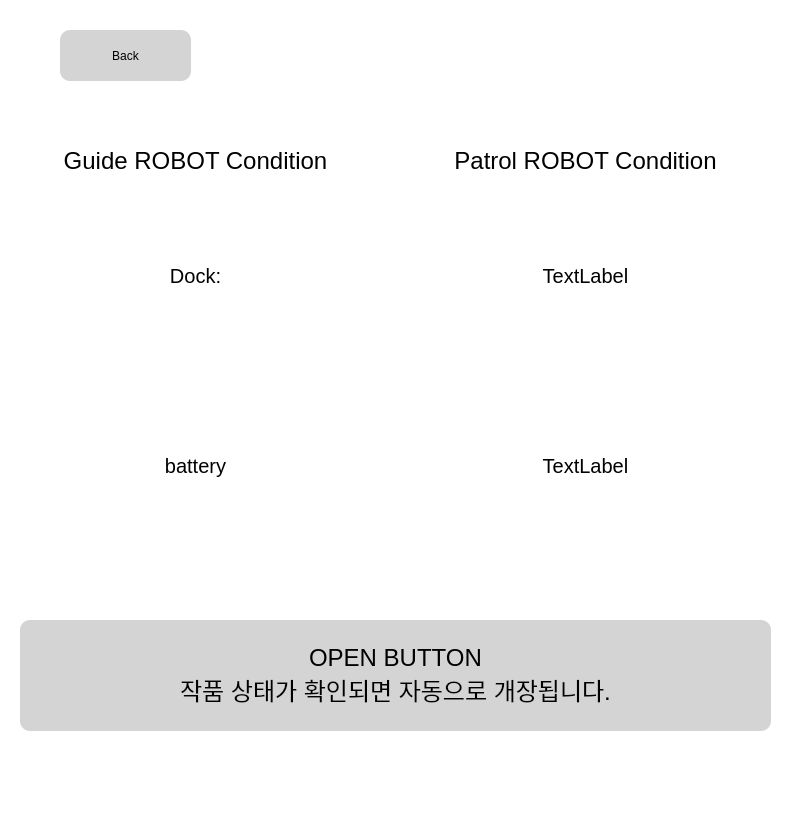
<?xml version="1.0" encoding="UTF-8"?>
<ui version="4.0">
 <class>MainWindow</class>
 <widget class="QMainWindow" name="MainWindow">
  <property name="geometry">
   <rect>
    <x>0</x>
    <y>0</y>
    <width>792</width>
    <height>823</height>
   </rect>
  </property>
  <property name="windowTitle">
   <string>MainWindow</string>
  </property>
  <property name="styleSheet">
   <string notr="true">background-color: rgb(255, 255, 255);</string>
  </property>
  <widget class="QWidget" name="centralwidget">
   <widget class="QStackedWidget" name="stackedWidget">
    <property name="geometry">
     <rect>
      <x>0</x>
      <y>80</y>
      <width>791</width>
      <height>691</height>
     </rect>
    </property>
    <property name="styleSheet">
     <string notr="true"/>
    </property>
    <property name="currentIndex">
     <number>0</number>
    </property>
    <widget class="QWidget" name="page01_start">
     <widget class="QPushButton" name="open_btn">
      <property name="geometry">
       <rect>
        <x>20</x>
        <y>540</y>
        <width>751</width>
        <height>111</height>
       </rect>
      </property>
      <property name="font">
       <font>
        <pointsize>18</pointsize>
       </font>
      </property>
      <property name="styleSheet">
       <string notr="true">QPushButton{
	background-color: rgb(212, 212, 212);
	border: none;
	border-radius: 10px;
}

QPushButton:hover{
	background-color: rgb(222, 222, 222);

}
QPushButton:pressed{
	background-color: rgb(180, 180, 180);

}</string>
      </property>
      <property name="text">
       <string>OPEN BUTTON
작품 상태가 확인되면 자동으로 개장됩니다.</string>
      </property>
     </widget>
     <widget class="QLabel" name="guidebot_info_label">
      <property name="geometry">
       <rect>
        <x>20</x>
        <y>60</y>
        <width>351</width>
        <height>41</height>
       </rect>
      </property>
      <property name="font">
       <font>
        <pointsize>18</pointsize>
       </font>
      </property>
      <property name="text">
       <string>Guide ROBOT Condition</string>
      </property>
      <property name="alignment">
       <set>Qt::AlignCenter</set>
      </property>
     </widget>
     <widget class="QLabel" name="petrolbot_info_label">
      <property name="geometry">
       <rect>
        <x>410</x>
        <y>60</y>
        <width>351</width>
        <height>41</height>
       </rect>
      </property>
      <property name="font">
       <font>
        <pointsize>18</pointsize>
       </font>
      </property>
      <property name="text">
       <string>Patrol ROBOT Condition</string>
      </property>
      <property name="alignment">
       <set>Qt::AlignCenter</set>
      </property>
     </widget>
     <widget class="QLabel" name="guidebot_dock">
      <property name="geometry">
       <rect>
        <x>20</x>
        <y>120</y>
        <width>351</width>
        <height>151</height>
       </rect>
      </property>
      <property name="font">
       <font>
        <pointsize>15</pointsize>
       </font>
      </property>
      <property name="text">
       <string>Dock:</string>
      </property>
      <property name="alignment">
       <set>Qt::AlignCenter</set>
      </property>
     </widget>
     <widget class="QLabel" name="guidebot_bat">
      <property name="geometry">
       <rect>
        <x>20</x>
        <y>300</y>
        <width>351</width>
        <height>171</height>
       </rect>
      </property>
      <property name="font">
       <font>
        <pointsize>15</pointsize>
       </font>
      </property>
      <property name="text">
       <string>battery</string>
      </property>
      <property name="alignment">
       <set>Qt::AlignCenter</set>
      </property>
     </widget>
     <widget class="QLabel" name="patrolbot_dock">
      <property name="geometry">
       <rect>
        <x>410</x>
        <y>120</y>
        <width>351</width>
        <height>151</height>
       </rect>
      </property>
      <property name="font">
       <font>
        <pointsize>15</pointsize>
       </font>
      </property>
      <property name="text">
       <string>TextLabel</string>
      </property>
      <property name="alignment">
       <set>Qt::AlignCenter</set>
      </property>
     </widget>
     <widget class="QLabel" name="patrolbot_bat">
      <property name="geometry">
       <rect>
        <x>410</x>
        <y>300</y>
        <width>351</width>
        <height>171</height>
       </rect>
      </property>
      <property name="font">
       <font>
        <pointsize>15</pointsize>
       </font>
      </property>
      <property name="text">
       <string>TextLabel</string>
      </property>
      <property name="alignment">
       <set>Qt::AlignCenter</set>
      </property>
     </widget>
    </widget>
    <widget class="QWidget" name="page02_barcode">
     <widget class="QLabel" name="barcode_cam_label">
      <property name="geometry">
       <rect>
        <x>70</x>
        <y>20</y>
        <width>640</width>
        <height>480</height>
       </rect>
      </property>
      <property name="font">
       <font>
        <pointsize>18</pointsize>
       </font>
      </property>
      <property name="styleSheet">
       <string notr="true">border-width : 10px;
border-radius: 5px;
border-color: rgb(115, 135, 173);

</string>
      </property>
      <property name="text">
       <string>Barcode Label</string>
      </property>
      <property name="alignment">
       <set>Qt::AlignCenter</set>
      </property>
     </widget>
     <widget class="QLabel" name="barcode_info_label">
      <property name="geometry">
       <rect>
        <x>140</x>
        <y>500</y>
        <width>531</width>
        <height>181</height>
       </rect>
      </property>
      <property name="font">
       <font>
        <pointsize>15</pointsize>
       </font>
      </property>
      <property name="text">
       <string>Barcode Info</string>
      </property>
      <property name="alignment">
       <set>Qt::AlignCenter</set>
      </property>
     </widget>
    </widget>
    <widget class="QWidget" name="page03_description">
     <widget class="QLabel" name="piece_img">
      <property name="geometry">
       <rect>
        <x>70</x>
        <y>10</y>
        <width>640</width>
        <height>480</height>
       </rect>
      </property>
      <property name="font">
       <font>
        <pointsize>18</pointsize>
       </font>
      </property>
      <property name="text">
       <string>TextLabel</string>
      </property>
      <property name="alignment">
       <set>Qt::AlignCenter</set>
      </property>
     </widget>
     <widget class="QLabel" name="description_label">
      <property name="geometry">
       <rect>
        <x>70</x>
        <y>510</y>
        <width>641</width>
        <height>171</height>
       </rect>
      </property>
      <property name="font">
       <font>
        <pointsize>18</pointsize>
       </font>
      </property>
      <property name="text">
       <string>__ 작품 이동중</string>
      </property>
      <property name="alignment">
       <set>Qt::AlignCenter</set>
      </property>
     </widget>
    </widget>
    <widget class="QWidget" name="page04_exit_webcam">
     <widget class="QLabel" name="webcam_label">
      <property name="geometry">
       <rect>
        <x>70</x>
        <y>10</y>
        <width>640</width>
        <height>480</height>
       </rect>
      </property>
      <property name="font">
       <font>
        <pointsize>18</pointsize>
       </font>
      </property>
      <property name="text">
       <string>exit webcam</string>
      </property>
      <property name="alignment">
       <set>Qt::AlignCenter</set>
      </property>
     </widget>
     <widget class="QLabel" name="condition_exit_label">
      <property name="geometry">
       <rect>
        <x>70</x>
        <y>500</y>
        <width>641</width>
        <height>181</height>
       </rect>
      </property>
      <property name="font">
       <font>
        <pointsize>18</pointsize>
       </font>
      </property>
      <property name="text">
       <string>BOOL</string>
      </property>
      <property name="alignment">
       <set>Qt::AlignCenter</set>
      </property>
     </widget>
    </widget>
    <widget class="QWidget" name="page05_final">
     <widget class="QLabel" name="db_label">
      <property name="geometry">
       <rect>
        <x>40</x>
        <y>90</y>
        <width>681</width>
        <height>501</height>
       </rect>
      </property>
      <property name="font">
       <font>
        <pointsize>18</pointsize>
       </font>
      </property>
      <property name="text">
       <string>통계 - DB 연동 및 robots condition</string>
      </property>
      <property name="alignment">
       <set>Qt::AlignCenter</set>
      </property>
     </widget>
     <widget class="QPushButton" name="close_btn">
      <property name="geometry">
       <rect>
        <x>40</x>
        <y>600</y>
        <width>321</width>
        <height>91</height>
       </rect>
      </property>
      <property name="font">
       <font>
        <pointsize>18</pointsize>
       </font>
      </property>
      <property name="styleSheet">
       <string notr="true">QPushButton{
	background-color: rgb(212, 212, 212);
	border: none;
	border-radius: 10px;
}

QPushButton:hover{
	background-color: rgb(222, 222, 222);

}
QPushButton:pressed{
	background-color: rgb(180, 180, 180);

}</string>
      </property>
      <property name="text">
       <string>폐장</string>
      </property>
     </widget>
     <widget class="QLabel" name="final_info_label">
      <property name="geometry">
       <rect>
        <x>120</x>
        <y>20</y>
        <width>521</width>
        <height>51</height>
       </rect>
      </property>
      <property name="font">
       <font>
        <pointsize>18</pointsize>
       </font>
      </property>
      <property name="text">
       <string>통계 - DB 연동 및 robots condition</string>
      </property>
      <property name="alignment">
       <set>Qt::AlignCenter</set>
      </property>
     </widget>
     <widget class="QPushButton" name="restart_btn">
      <property name="geometry">
       <rect>
        <x>400</x>
        <y>600</y>
        <width>321</width>
        <height>91</height>
       </rect>
      </property>
      <property name="font">
       <font>
        <pointsize>18</pointsize>
       </font>
      </property>
      <property name="styleSheet">
       <string notr="true">QPushButton{
	background-color: rgb(212, 212, 212);
	border: none;
	border-radius: 10px;
}

QPushButton:hover{
	background-color: rgb(222, 222, 222);

}
QPushButton:pressed{
	background-color: rgb(180, 180, 180);

}</string>
      </property>
      <property name="text">
       <string>재개시</string>
      </property>
     </widget>
     <widget class="QPushButton" name="chart_btn">
      <property name="geometry">
       <rect>
        <x>650</x>
        <y>50</y>
        <width>101</width>
        <height>31</height>
       </rect>
      </property>
      <property name="styleSheet">
       <string notr="true">QPushButton{
	background-color: rgb(212, 212, 212);
	border: none;
	border-radius: 10px;
}

QPushButton:hover{
	background-color: rgb(222, 222, 222);

}
QPushButton:pressed{
	background-color: rgb(180, 180, 180);

}</string>
      </property>
      <property name="text">
       <string>Chart</string>
      </property>
     </widget>
    </widget>
   </widget>
   <widget class="QPushButton" name="back_btn">
    <property name="geometry">
     <rect>
      <x>60</x>
      <y>30</y>
      <width>131</width>
      <height>51</height>
     </rect>
    </property>
    <property name="styleSheet">
     <string notr="true">QPushButton{
	background-color: rgb(212, 212, 212);
	border: none;
	border-radius: 10px;
}

QPushButton:hover{
	background-color: rgb(222, 222, 222);

}
QPushButton:pressed{
	background-color: rgb(180, 180, 180);

}</string>
    </property>
    <property name="text">
     <string>Back</string>
    </property>
   </widget>
  </widget>
  <widget class="QMenuBar" name="menubar">
   <property name="geometry">
    <rect>
     <x>0</x>
     <y>0</y>
     <width>792</width>
     <height>22</height>
    </rect>
   </property>
  </widget>
  <widget class="QStatusBar" name="statusbar"/>
 </widget>
 <resources/>
 <connections/>
</ui>
